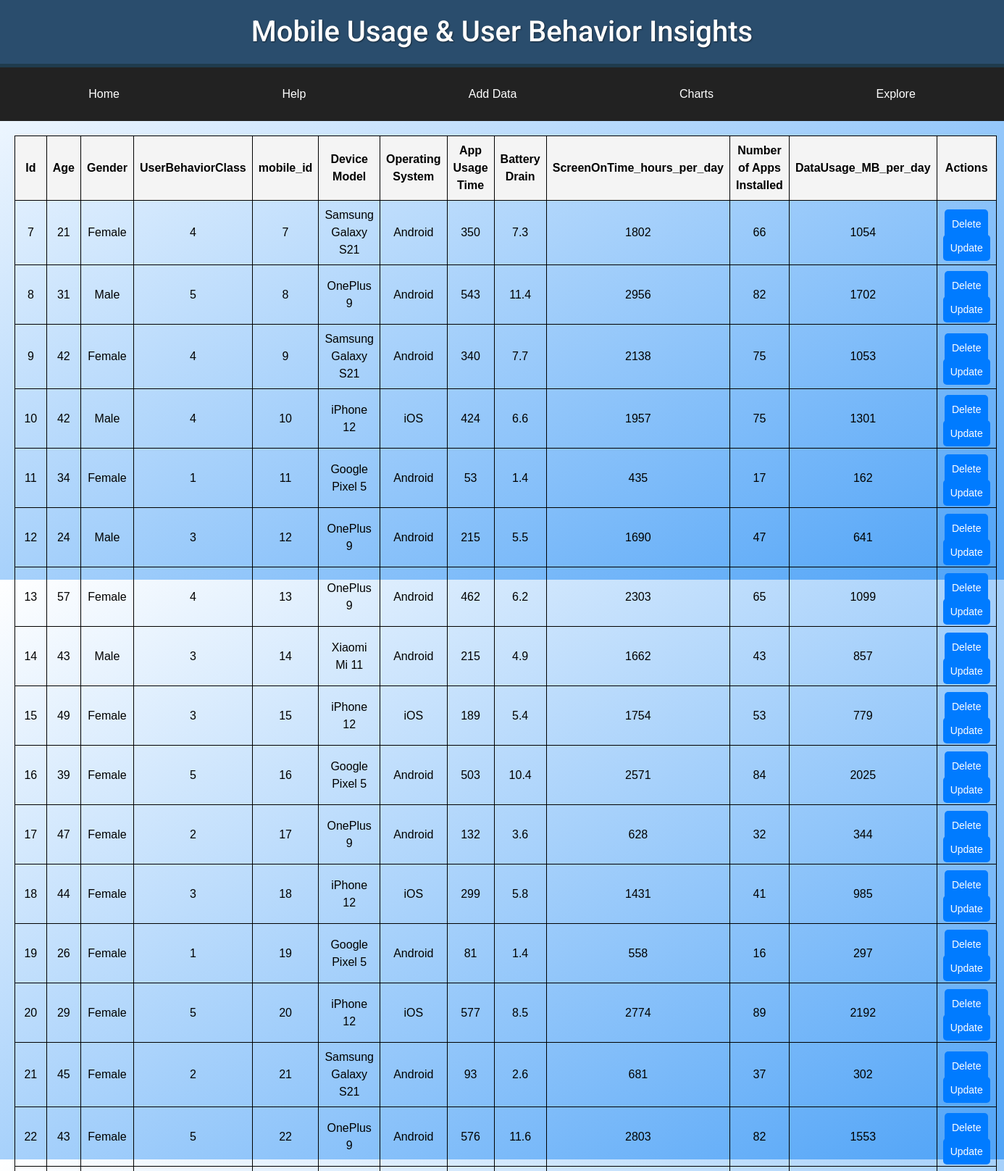
/explore (upper part), run on the app's committed database.
### models/data.py (models this page shows)
class Mobile(db.Model):
    mobile_id = db.Column(db.Integer, primary_key=True)  # Corrected column name
    DeviceModel = db.Column(db.String(100), nullable=False)
    OperatingSystem = db.Column(db.String(100), nullable=False)
    AppusageTime = db.Column(db.Integer, nullable=False)
    BatteryDrain = db.Column(db.Integer, nullable=False)
    ScreenOnTime_hours_per_day = db.Column(db.Integer, nullable=False)  # Corrected column name
    NumberofAppsInstalled = db.Column(db.Integer, nullable=False)
    DataUsage_MB_per_day = db.Column(db.Integer, nullable=False)  # Corrected column name
    user_id = db.Column(db.Integer, db.ForeignKey('user.id'),nullable=False)

class User(db.Model):
    id = db.Column(db.Integer, primary_key=True)
    age = db.Column(db.Integer, nullable=False)
    gender = db.Column(db.String(100), nullable=False)
    UserBehaviorClass = db.Column(db.String(100), nullable=False)
    data = db.relationship('Mobile', backref='user', lazy=True)

### app.py (the view)
@flask_app.route('/explore')
def explore():
    data = Mobile.query.all()
    return render_template('explore.html', content2=data)

### templates/explore.html (shortened to what this page needs)
{% extends 'base.html' %}
{% block content %}
<!DOCTYPE html>
<html lang="en">
<head>
</head>
<body>
    <table>
        <thead>
            <tr>
                <th>Id</th>
                 <th>Age</th>
                <th>Gender</th>
                 <th>UserBehaviorClass</th>
                 <th>mobile_id</th>
                <th>Device Model</th>
                <th>Operating System</th>
                <th>App Usage Time</th>
                <th>Battery Drain</th>
                <th>ScreenOnTime_hours_per_day </th>
                <th>Number of Apps Installed</th>
                <th>DataUsage_MB_per_day </th>
                <th>Actions</th>
            </tr>
        </thead>
        <tbody>
            {% for data in content2 %}
            <tr>
                <td>{{ data.user.id }}</td>
                <td>{{ data.user.age }}</td>
                <td>{{ data.user.gender }}</td>
                <td>{{ data.user.UserBehaviorClass }}</td>
                <td>{{ data.mobile_id }}</td>
                <td>{{ data.DeviceModel }}</td>
                <td>{{ data.OperatingSystem }}</td>
                <td>{{ data.AppusageTime }}</td>
                <td>{{ data.BatteryDrain }}</td>
                <td>{{ data.ScreenOnTime_hours_per_day }}</td>
                <td>{{ data.NumberofAppsInstalled }}</td>
                <td>{{ data.DataUsage_MB_per_day }}</td>
                <td>
                    <button onclick="confirmDelete({{ data.user.id }})" style="display: inline-block; padding: 10px; border: none; border-radius: 5px; background-color: #007BFF; color: white; font-size: 14px; cursor: pointer; text-decoration: none; text-align: center; transition: background-color 0.3s ease;">Delete</button>
                    <a href="/update/{{ data.user.id }}" style="padding: 10px; border: none; border-radius: 5px; background-color: #007BFF; color: white; font-size: 14px; cursor: pointer; text-decoration: none; text-align: center; transition: background-color 0.3s ease;">Update</a>
                </td>
            </tr>
            {% endfor %}
        </tbody>
    </table>
</body>
</html>
{% endblock %}

### templates/base.html (shortened to what this page needs)
<!DOCTYPE html>
<html lang="en">
<head>
    <link href="https://cdn.jsdelivr.net/npm/bootstrap@5.3.3/dist/css/bootstrap.min.css" rel="stylesheet"
>
</head>
<body>
    <header>
        <h1>Mobile Usage & User Behavior Insights</h1>
    </header>
    <nav>
        <a href="/">Home</a>
        <a href="/help">Help</a>
        <a href="/add_data">Add Data</a>
        <a href="/charts">Charts</a>
        <a href="/explore">Explore</a>
    </nav>
    <div class="content">
        {% block content %}{% endblock %}
    </div>
</body>
</html>

### templates/base.html (style rules this page uses)
:root { --primary-color: #4fa3f7; --secondary-color: #2a4d6d; --accent-color: #00b4d8; --text-color: black; --background-gradient: linear-gradient(to bottom right, white, #4fa3f7); }
body { font-family: 'Arial', sans-serif; margin: 0; padding: 0; background: var(--background-gradient); color: var(--text-color); box-sizing: border-box; }
h1, h2, h3 { font-family: 'Roboto', sans-serif; color: var(--text-color); text-shadow: 1px 1px 2px rgba(0, 0, 0, 0.5); }
header { background-color: var(--secondary-color); padding: 20px; text-align: center; border-bottom: 5px solid #1f3b4d; }
header h1 { font-size: 2.5em; margin: 0; color: white; }
nav { display: flex; justify-content: center; background-color: #222; padding: 10px; }
nav a { color: white; text-decoration: none; padding: 15px; text-align: center; flex-grow: 1; transition: background-color 0.3s ease; }
.content { text-align: center; padding: 20px; }

### templates/explore.html (style rules this page uses)
table, th, td { border: solid 1px black; padding: 8px; text-align: center; }
th { background-color: #f4f4f4; }

### data on the page
Mobile: user.id "7", user.age "21", user.gender "Female", user.UserBehaviorClass "4", mobile_id "7", DeviceModel "Samsung Galaxy S21", OperatingSystem "Android", AppusageTime "350", BatteryDrain "7.3", ScreenOnTime_hours_per_day "1802", NumberofAppsInstalled "66", DataUsage_MB_per_day "1054"
Mobile: user.id "8", user.age "31", user.gender "Male", user.UserBehaviorClass "5", mobile_id "8", DeviceModel "OnePlus 9", OperatingSystem "Android", AppusageTime "543", BatteryDrain "11.4", ScreenOnTime_hours_per_day "2956", NumberofAppsInstalled "82", DataUsage_MB_per_day "1702"
Mobile: user.id "9", user.age "42", user.gender "Female", user.UserBehaviorClass "4", mobile_id "9", DeviceModel "Samsung Galaxy S21", OperatingSystem "Android", AppusageTime "340", BatteryDrain "7.7", ScreenOnTime_hours_per_day "2138", NumberofAppsInstalled "75", DataUsage_MB_per_day "1053"
Mobile: user.id "10", user.age "42", user.gender "Male", user.UserBehaviorClass "4", mobile_id "10", DeviceModel "iPhone 12", OperatingSystem "iOS", AppusageTime "424", BatteryDrain "6.6", ScreenOnTime_hours_per_day "1957", NumberofAppsInstalled "75", DataUsage_MB_per_day "1301"
Mobile: user.id "11", user.age "34", user.gender "Female", user.UserBehaviorClass "1", mobile_id "11", DeviceModel "Google Pixel 5", OperatingSystem "Android", AppusageTime "53", BatteryDrain "1.4", ScreenOnTime_hours_per_day "435", NumberofAppsInstalled "17", DataUsage_MB_per_day "162"
Mobile: user.id "12", user.age "24", user.gender "Male", user.UserBehaviorClass "3", mobile_id "12", DeviceModel "OnePlus 9", OperatingSystem "Android", AppusageTime "215", BatteryDrain "5.5", ScreenOnTime_hours_per_day "1690", NumberofAppsInstalled "47", DataUsage_MB_per_day "641"
Mobile: user.id "13", user.age "57", user.gender "Female", user.UserBehaviorClass "4", mobile_id "13", DeviceModel "OnePlus 9", OperatingSystem "Android", AppusageTime "462", BatteryDrain "6.2", ScreenOnTime_hours_per_day "2303", NumberofAppsInstalled "65", DataUsage_MB_per_day "1099"
Mobile: user.id "14", user.age "43", user.gender "Male", user.UserBehaviorClass "3", mobile_id "14", DeviceModel "Xiaomi Mi 11", OperatingSystem "Android", AppusageTime "215", BatteryDrain "4.9", ScreenOnTime_hours_per_day "1662", NumberofAppsInstalled "43", DataUsage_MB_per_day "857"
Mobile: user.id "15", user.age "49", user.gender "Female", user.UserBehaviorClass "3", mobile_id "15", DeviceModel "iPhone 12", OperatingSystem "iOS", AppusageTime "189", BatteryDrain "5.4", ScreenOnTime_hours_per_day "1754", NumberofAppsInstalled "53", DataUsage_MB_per_day "779"
Mobile: user.id "16", user.age "39", user.gender "Female", user.UserBehaviorClass "5", mobile_id "16", DeviceModel "Google Pixel 5", OperatingSystem "Android", AppusageTime "503", BatteryDrain "10.4", ScreenOnTime_hours_per_day "2571", NumberofAppsInstalled "84", DataUsage_MB_per_day "2025"
Mobile: user.id "17", user.age "47", user.gender "Female", user.UserBehaviorClass "2", mobile_id "17", DeviceModel "OnePlus 9", OperatingSystem "Android", AppusageTime "132", BatteryDrain "3.6", ScreenOnTime_hours_per_day "628", NumberofAppsInstalled "32", DataUsage_MB_per_day "344"
Mobile: user.id "18", user.age "44", user.gender "Female", user.UserBehaviorClass "3", mobile_id "18", DeviceModel "iPhone 12", OperatingSystem "iOS", AppusageTime "299", BatteryDrain "5.8", ScreenOnTime_hours_per_day "1431", NumberofAppsInstalled "41", DataUsage_MB_per_day "985"
Mobile: user.id "19", user.age "26", user.gender "Female", user.UserBehaviorClass "1", mobile_id "19", DeviceModel "Google Pixel 5", OperatingSystem "Android", AppusageTime "81", BatteryDrain "1.4", ScreenOnTime_hours_per_day "558", NumberofAppsInstalled "16", DataUsage_MB_per_day "297"
Mobile: user.id "20", user.age "29", user.gender "Female", user.UserBehaviorClass "5", mobile_id "20", DeviceModel "iPhone 12", OperatingSystem "iOS", AppusageTime "577", BatteryDrain "8.5", ScreenOnTime_hours_per_day "2774", NumberofAppsInstalled "89", DataUsage_MB_per_day "2192"
Mobile: user.id "21", user.age "45", user.gender "Female", user.UserBehaviorClass "2", mobile_id "21", DeviceModel "Samsung Galaxy S21", OperatingSystem "Android", AppusageTime "93", BatteryDrain "2.6", ScreenOnTime_hours_per_day "681", NumberofAppsInstalled "37", DataUsage_MB_per_day "302"
Mobile: user.id "22", user.age "43", user.gender "Female", user.UserBehaviorClass "5", mobile_id "22", DeviceModel "OnePlus 9", OperatingSystem "Android", AppusageTime "576", BatteryDrain "11.6", ScreenOnTime_hours_per_day "2803", NumberofAppsInstalled "82", DataUsage_MB_per_day "1553"
